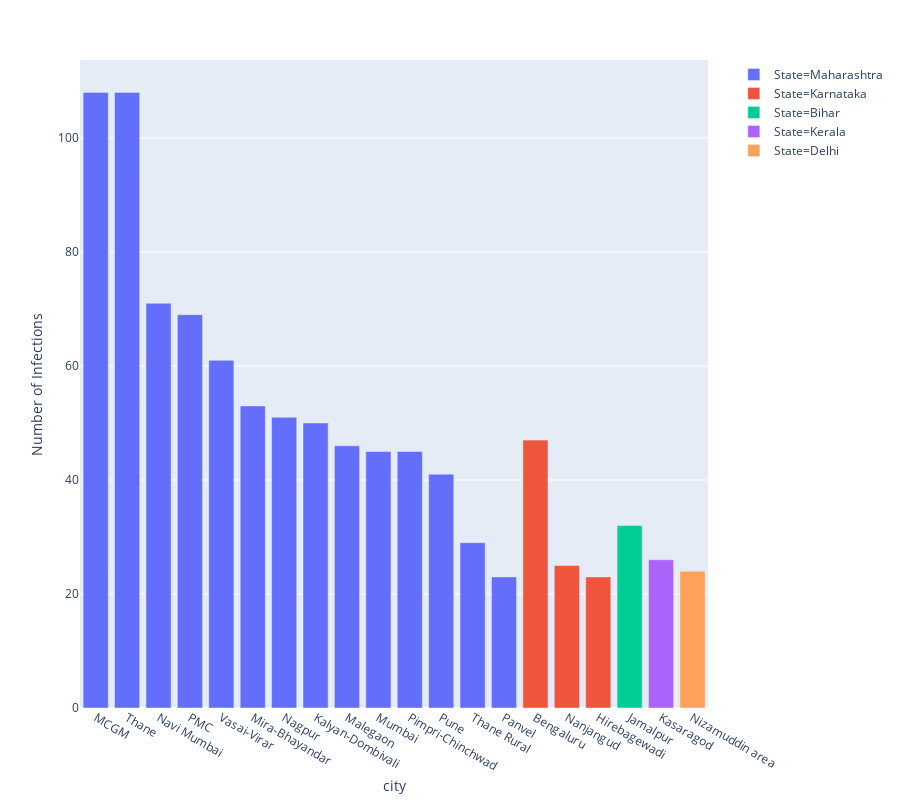

Notebook code cell kept with this figure:
### Markdown cell above
### Infected Cities

### Code cell
city = df.detected_city
city = city.dropna()
df_city = pd.DataFrame(city.value_counts())

# Data manipulation
city_state_map = {key:value for key, value in zip(df.detected_city, df.detected_state) }
df_city['city'] = df_city.index
df_city['Number of Infections'] = df_city.detected_city
df_city['State'] = df_city['city'].map(city_state_map)

# Data Selection
df_city_top_20 = df_city.head(20)

# Data Visualization
fig = px.bar(df_city_top_20, y='Number of Infections', x='city',
             color='State',
             height=800)
fig.show()

### Figure 1 — Plotly figure (JSON) as saved in the notebook; plotly's stock layout.template omitted (floating-point values rounded to 4 significant figures)
{"data": [{"alignmentgroup": "True", "hoverlabel": {"namelength": 0}, "hovertemplate": "State=Maharashtra<br>city=%{x}<br>Number of Infections=%{y}", "legendgroup": "State=Maharashtra", "marker": {"color": "#636efa"}, "name": "State=Maharashtra", "offsetgroup": "State=Maharashtra", "orientation": "v", "showlegend": true, "textposition": "auto", "type": "bar", "x": ["MCGM", "Thane", "Navi Mumbai", "PMC", "Vasai-Virar", "Mira-Bhayandar", "Nagpur", "Kalyan-Dombivali", "Malegaon", "Mumbai", "Pimpri-Chinchwad", "Pune", "Thane Rural", "Panvel"], "xaxis": "x", "y": [108, 108, 71, 69, 61, 53, 51, 50, 46, 45, 45, 41, 29, 23], "yaxis": "y"}, {"alignmentgroup": "True", "hoverlabel": {"namelength": 0}, "hovertemplate": "State=Karnataka<br>city=%{x}<br>Number of Infections=%{y}", "legendgroup": "State=Karnataka", "marker": {"color": "#EF553B"}, "name": "State=Karnataka", "offsetgroup": "State=Karnataka", "orientation": "v", "showlegend": true, "textposition": "auto", "type": "bar", "x": ["Bengaluru", "Nanjangud", "Hirebagewadi"], "xaxis": "x", "y": [47, 25, 23], "yaxis": "y"}, {"alignmentgroup": "True", "hoverlabel": {"namelength": 0}, "hovertemplate": "State=Bihar<br>city=%{x}<br>Number of Infections=%{y}", "legendgroup": "State=Bihar", "marker": {"color": "#00cc96"}, "name": "State=Bihar", "offsetgroup": "State=Bihar", "orientation": "v", "showlegend": true, "textposition": "auto", "type": "bar", "x": ["Jamalpur"], "xaxis": "x", "y": [32], "yaxis": "y"}, {"alignmentgroup": "True", "hoverlabel": {"namelength": 0}, "hovertemplate": "State=Kerala<br>city=%{x}<br>Number of Infections=%{y}", "legendgroup": "State=Kerala", "marker": {"color": "#ab63fa"}, "name": "State=Kerala", "offsetgroup": "State=Kerala", "orientation": "v", "showlegend": true, "textposition": "auto", "type": "bar", "x": ["Kasaragod"], "xaxis": "x", "y": [26], "yaxis": "y"}, {"alignmentgroup": "True", "hoverlabel": {"namelength": 0}, "hovertemplate": "State=Delhi<br>city=%{x}<br>Number of Infections=%{y}", "legendgroup": "State=Delhi", "marker": {"color": "#FFA15A"}, "name": "State=Delhi", "offsetgroup": "State=Delhi", "orientation": "v", "showlegend": true, "textposition": "auto", "type": "bar", "x": ["Nizamuddin area"], "xaxis": "x", "y": [24], "yaxis": "y"}], "layout": {"barmode": "relative", "height": 800, "legend": {"tracegroupgap": 0}, "margin": {"t": 60}, "xaxis": {"anchor": "y", "domain": [0, 0.98], "title": {"text": "city"}}, "yaxis": {"anchor": "x", "domain": [0, 1], "title": {"text": "Number of Infections"}}}}
